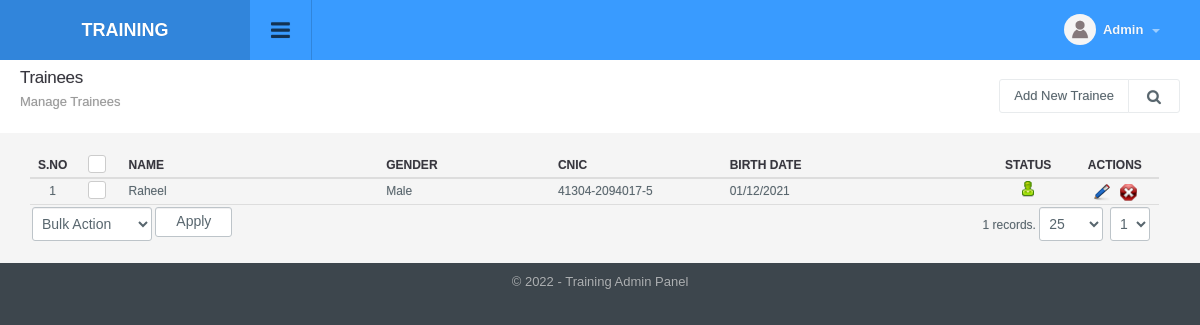
/trainees_manage.php (signed in), run on an earlier commit of the app's database.
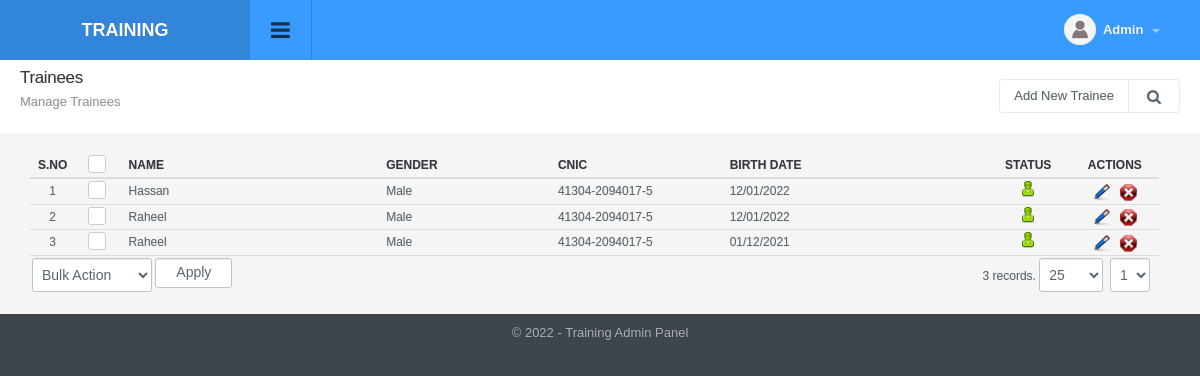
And on a later commit of the database.
### tables this page shows
CREATE TABLE `config_variable` (
  `id` int(11) NOT NULL,
  `config_type_id` int(11) NOT NULL,
  `title` varchar(512) NOT NULL,
  `notes` varchar(512) NOT NULL,
  `type` varchar(200) NOT NULL,
  `default_values` text NOT NULL,
  `key` varchar(200) NOT NULL,
  `value` text NOT NULL,
  `sortorder` int(11) NOT NULL
);

CREATE TABLE `trainees` (
  `id` int(11) NOT NULL,
  `name` varchar(50) NOT NULL,
  `gender` int(1) DEFAULT NULL,
  `cnic` varchar(16) DEFAULT NULL,
  `cnic_photo_front` varchar(50) DEFAULT NULL,
  `cnic_photo_back` varchar(50) DEFAULT NULL,
  `birth_date` date DEFAULT NULL,
  `status` int(1) NOT NULL DEFAULT '1',
  `ts` timestamp NOT NULL DEFAULT CURRENT_TIMESTAMP ON UPDATE CURRENT_TIMESTAMP
);

### include/utility.php (called while the page is built, shortened)
<?php
function get_config($var){
	global $dblink;
	$sql="select value from config_variable where `key`='".slash($var)."'";
	$resConfig=doquery($sql,$dblink);
	if(numrows($resConfig)>0){
		while($rowConfig=dofetch($resConfig))
			return unslash($rowConfig["value"]);
	}
}
$site_title=get_config("site_title");
function slash($str){
	if(!is_array($str))
		return utf8_encode(addslashes($str));
	else{
		for($i=0; $i<count($str); $i++)
			$str[$i]=slash($str[$i]);
		return $str;
	}
}
function unslash($str){
	return stripslashes(utf8_decode($str));
	}
function date_convert($date_added){
	if( !empty( $date_added ) ) {
		return date("d/m/Y", strtotime($date_added));
	}
	else{
		return $date_added;
	}
}

### include/db.php (called while the page is built, shortened)
<?php
function doquery($qr,$lnk){
	@$res=mysqli_query($lnk,$qr) or die($qr." - ".mysqli_error($lnk));
	return $res;
}
function dofetch($rs){
	@$rec=mysqli_fetch_array($rs);
	return $rec;
}
function numrows($rs){
	return mysqli_num_rows($rs);
}

### modules/trainees/list.php (the view, shortened to what this page needs)
<?php
$extra='';
?>
<div class="page-header">
	<h1 class="title">Trainees</h1>
  	<ol class="breadcrumb">
    	<li class="active">Manage Trainees</li>
  	</ol>
  	<div class="right">
    	<div class="btn-group" role="group" aria-label="...">
        	<a href="trainees_manage.php?tab=add" class="btn btn-light editproject">Add New Trainee</a>
            <a id="topstats" class="btn btn-light" href="#"><i class="fa fa-search"></i></a>
    	</div>
    </div>
</div>
<div class="panel-body table-responsive">
	<table class="table table-hover list">
    	<thead>
            <tr>
                <th width="2%" class="text-center">S.No</th>
                <th class="text-center" width="3%"><div class="checkbox checkbox-primary">
                    <label for="select_all"></label></div></th>
                <th width="15%">Name</th>
                <th width="10%">Gender</th>
                <th width="10%">CNIC</th>
                <th width="15%">Birth Date</th>
                <th width="5%" class="text-center">Status</th>
                <th width="5%" class="text-center">Actions</th>
            </tr>
        </thead>
        <tbody>
            <?php
            $sql="select a.* from trainees a left join trainees_2_center b on a.id = b.trainee_id where 1 $extra order by name";
            $rs=show_page($rows, $pageNum, $sql);
            if(numrows($rs)>0){
                $sn=1;
                while($r=dofetch($rs)){
                    ?>
                    <tr>
                        <td class="text-center"><?php echo $sn;?></td>
                        <td class="text-center"><div class="checkbox margin-t-0 checkbox-primary">
                            <label for="<?php echo "rec_".$sn?>"></label></div>
                        </td>
                        <td><?php echo unslash($r["name"]);?></td>
                        <td>
                            <?php
                                echo $r["gender"]==1?"Female":"Male";
                            ?>
                        </td>
                        <td><?php echo unslash($r["cnic"]);?></td>
                        <td><?php echo date_convert($r["birth_date"]);?></td>
                        <td class="text-center">
                            <a href="trainees_manage.php?id=<?php echo $r['id'];?>&tab=status&s=<?php echo ($r["status"]==0)?1:0;?>">
                                <?php
                                if($r["status"]==0){
                                    ?>
                                    <img src="images/offstatus.png" alt="Off" title="Set Status On">
                                    <?php
                                }
                                else{
                                    ?>
                                    <img src="images/onstatus.png" alt="On" title="Set Status Off">
                                    <?php
                                }
                                ?>
                            </a>
                        </td>
                        <td class="text-center">
                            <a href="trainees_manage.php?tab=edit&id=<?php echo $r['id'];?>"><img title="Edit Record" alt="Edit" src="images/edit.png"></a>&nbsp;&nbsp;
                            <a onclick="return confirm('Are you sure you want to delete')" href="trainees_manage.php?id=<?php echo $r['id'];?>&amp;tab=delete"><img title="Delete Record" alt="Delete" src="images/delete.png"></a>
                        </td>
                    </tr>
                    <?php
                    $sn++;
                }
                ?>
                <tr>
                    <td colspan="4" class="actions">
                        <select name="bulk_action" class="" id="bulk_action" title="Choose Action">
                            <option value="null">Bulk Action</option>
                        </select>
                        <input type="button" name="apply" value="Apply" id="apply_bulk_action" class="btn btn-light" title="Apply Action"  />
                    </td>
                    <td colspan="4" class="paging" title="Paging" align="right"><?php echo pages_list($rows, "trainees", $sql, $pageNum)?></td>
                </tr>
                <?php
            }
            else{
                ?>
                <tr>
                    <td colspan="8"  class="no-record">No Result Found</td>
                </tr>
                <?php
            }
            ?>
        </tbody>
     </table>
</div>

### include/header.php (shortened to what this page needs)
<!DOCTYPE html PUBLIC "-//W3C//DTD XHTML 1.0 Transitional//EN" "http://www.w3.org/TR/xhtml1/DTD/xhtml1-transitional.dtd">
<html xmlns="http://www.w3.org/1999/xhtml">
<head>
<link type="text/css" rel="stylesheet" href="css/font-awesome.min.css" />
<link type="text/css" rel="stylesheet" href="css/font-awesome.css" />
<link type="text/css" rel="stylesheet"  href="css/bootstrap.css" />
<link rel="stylesheet" href="css/bootstrap-datetimepicker.min.css" />
<link type="text/css" rel="stylesheet"  href="css/awesome-bootstrap-checkbox.css" />
<link href="css/general.css" type="text/css" rel="stylesheet" />
<link type="text/css" rel="stylesheet"  href="css/style.css" />
<link rel="stylesheet" href="//code.jquery.com/ui/1.12.1/themes/base/jquery-ui.css">
</head>
<body>
	<div id="wrapper" class="round_corners">
    	<div id="top" class="clearfix">
            <div class="applogo">
			<a href="index.php" class="logo"><?php $admin_logo=get_config("admin_logo"); if(empty($admin_logo)) echo $site_title; else { ?><img src="<?php echo $file_upload_root;?>config/<?php echo $admin_logo?>" width="50" style="margin-right:5px" /><?php echo $site_title; }?></a>
            </div>
            <a class="sidebar-open-button" href="#"><i class="fa fa-bars"></i></a>
            <ul class="top-right">
            	<li class="dropdown link">
                	<a class="dropdown-toggle profilebox" data-toggle="dropdown" href="#">
                    	<img alt="img" src="images/profileimg-default.png">
                        <b><?php echo ucfirst((isset($_SESSION["logged_in_admin"]) && $_SESSION["logged_in_admin"]!="")?$_SESSION["logged_in_admin"]["name"]:"Guest");?></b>
                        <span class="caret"></span>
                    </a>
                </li>
           </ul>
        </div>
		<div class="content" style="margin-left:0">

### trainees_manage.php (shortened to what this page needs)
<?php
include("include/db.php");
include("include/utility.php");
include("include/paging.php");
$tab_array=array("list", "add", "edit", "status", "delete", "bulk_action");
if(isset($_REQUEST["tab"]) && in_array($_REQUEST["tab"], $tab_array)){
	$tab=$_REQUEST["tab"];
}
else{
	$tab="list";
}
?>
<?php include("include/header.php");?>
	<div class="container-widget row">
    	<div class="col-md-12">
		  <?php
            switch($tab){
                case 'list':
                    include("modules/trainees/list.php");
                break;
            }
          ?>
    	</div>
  	</div>
</div>
<?php include("include/footer.php");?>

### include/paging.php (shortened to what this page needs)
<?php
if(isset($_SESSION["rows"]))
	$rows=$_SESSION["rows"];
else
	$rows=25;
if(isset($_GET['page'])){
	$pageNum = $_GET['page'];
}
else{
	$pageNum=1;
}
function show_page($rows, $pageNum, $query){
	global $dblink;
	$rowsPerPage = $rows;
	$pageNum = $pageNum;
	$offset = ($pageNum - 1) * $rowsPerPage;
	$query = $query." LIMIT $offset, $rowsPerPage";
	$result = doquery($query, $dblink);
	return $result;
}
function pages_list($rowsPerPage, $table, $qr="", $pageNum){
	global $dblink;
	if($qr==""){
		$query   = "SELECT COUNT(*) AS numrows FROM $table";
		$result  = mysql_query($query) or die('Error, query failed');
		$row     = mysql_fetch_array($result);
		$total_rows = $row['numrows'];
	}
	else{
		$result  = doquery($qr, $dblink);
		$total_rows = numrows($result);
	}
	$maxPage = ceil($total_rows/$rowsPerPage);
	$self = $_SERVER['PHP_SELF'];
	$nav  = "<select name='page' onChange=\"window.location.href='$self?page='+this.value\">";
	for($page = 1; $page <= $maxPage; $page++)
	{
	   $nav .= " <option value'$page'".($page == $pageNum?' selected':'').">$page</option> ";
	}
	$nav .= "</select>";
	if ($pageNum > 1)
	{
   		$page  = $pageNum - 1;
   		$prev  = " <a href=\"$self?page=$page\" class=\"prev\">Prev</a> ";
		$first = " <a href=\"$self?page=1\" class=\"first\">First</a> ";
	}
	else
	{
	   $prev  = '&nbsp;';
	   $first = '&nbsp;';
	}
	if ($pageNum < $maxPage)
	{
	   $page = $pageNum + 1;
	   $next = " <a href=\"$self?page=$page\" class=\"next\">Next</a> ";
	   $last = " <a href=\"$self?page=$maxPage\" class=\"last\">Last</a> ";
	}
	else
	{
	   $next = '&nbsp;';
	   $last = '&nbsp;';
	}
	if($total_rows!=0){
		$numrows="<select name='rows' onChange=\"window.location.href='$self?rows='+this.value\">";
		$numrows.="<option value='10' ";
		$numrows.=">10</option>";
		$numrows.="<option value='25' ";
	if($rowsPerPage==25)
		$numrows.="selected";
		$numrows.=">25</option>";
		$numrows.="<option value='100' ";
		$numrows.=">100</option>";
		$numrows.="<option value='1000' ";
		$numrows.=">1000</option>";
		$numrows.="</select>";
	}
	else
		$numrows="";
    return $total_rows.' records. '.$numrows.$first . $prev . $nav . $next . $last;
}
?>

### include/footer.php (shortened to what this page needs)
<div id="footer" class="bottom_round_corners">
	<div id="footer_content">
    	<address>&copy; <?php echo date("Y");?> - <?php echo $site_title; ?> Admin Panel</address>
    </div>
</div>
<link href="js/fancybox/jquery.fancybox.min.css" rel="stylesheet" type="text/css" />
<link href="js/chosen/chosen.css" rel="stylesheet" type="text/css" />
<link rel="stylesheet" type="text/css" href="css/angularjs-datetime-picker.css" />
</body>
</html>

What changed in the data, as far as the page shows it:
added trainees: name "Hassan", gender "Male", cnic "41304-2094017-5", birth_date "12/01/2022", status 1 (drawn)
added trainees: name "Raheel", gender "Male", cnic "41304-2094017-5", birth_date "12/01/2022", status 1 (drawn)
Also different on the page:
pages_list($rows, "trainees", $sql, $pageNum): "1 records." → "3 records."
